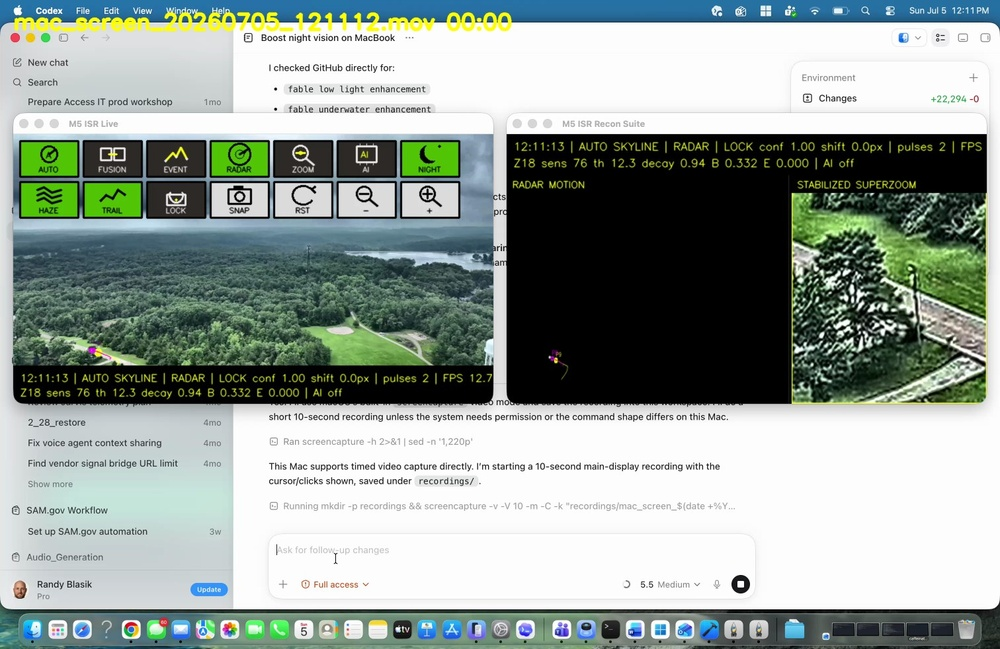
#> input picture analysis/video_review_20260705/sample_frames_5s/mac_screen_20260705_121112_00000s.jpg, 1000 x 649 px, shrunk from 1512 x 982 before the run
$ python -i m5_superres_perceptual.py   (imports and definitions only)   (older library calls are emulated)
#> lines starting #> are read from the running program, lines starting #| are printed output that depends on the picture; after the words box and inside, x2 and y2 are one past the last pixel; in counts of white or black regions, pixels touching at a corner belong together
#> further down, picture is the input picture: shape (649, 1000, 3); mean B, G, R 154.2, 160.2, 149.5
"""Shared direct perceptual gates for SuperRes CLEAR comparisons.

These image-domain proxies screen for coherent source-supported line focus,
smooth-region texture, periodic grid energy, and off-edge halos. They do not
prove recovered physical resolution or previously absent detail.
"""

from __future__ import annotations

from typing import Any

import cv2
import numpy as np


REV1_DETAIL_FOCUS_MIN = 1.02
REV1_CLEANUP_FOCUS_MIN = 0.995
REV1_CLEANUP_RATIO_MAX = 0.85
REV1_TEXTURE_RATIO_MAX = 1.15
REV1_GRID_RATIO_MAX = 1.50
REV1_HALO_RATIO_MAX = 1.20


def _luma_float(image: np.ndarray) -> np.ndarray:
    if image.ndim != 3 or image.shape[2] != 3:
        raise ValueError(f"expected BGR image, got shape {image.shape!r}")
    return cv2.cvtColor(image, cv2.COLOR_BGR2YCrCb)[:, :, 0].astype(np.float32)


def _structure_tensor(
    luminance: np.ndarray,
) -> tuple[np.ndarray, np.ndarray, np.ndarray, np.ndarray]:
    softened = cv2.GaussianBlur(luminance, (0, 0), 0.65)
    gx = cv2.Scharr(softened, cv2.CV_32F, 1, 0)
    gy = cv2.Scharr(softened, cv2.CV_32F, 0, 1)
    jxx = cv2.GaussianBlur(gx * gx, (0, 0), 1.4)
    jyy = cv2.GaussianBlur(gy * gy, (0, 0), 1.4)
    jxy = cv2.GaussianBlur(gx * gy, (0, 0), 1.4)
    magnitude = cv2.magnitude(gx, gy)
    coherence = np.sqrt(
        np.square(jxx - jyy) + 4.0 * np.square(jxy)
    ) / (jxx + jyy + 1e-6)
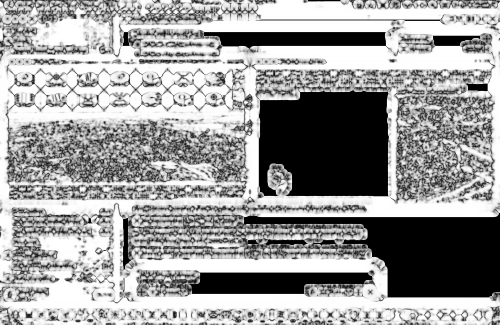
#> coherence: shape (649, 1000) float32 (shown at 1/2 size); min 0, max 1, mean 0.614
    return gx, gy, magnitude, np.clip(coherence, 0.0, 1.0)


def perceptual_masks(source: np.ndarray) -> dict[str, Any]:
    source_y = _luma_float(source)
    source_gx, source_gy, source_mag, source_coherence = _structure_tensor(
        source_y
    )
    line_floor = float(np.percentile(source_mag, 72.0))
#> line_floor = 250.7
    line_mask = (source_mag >= line_floor) & (source_coherence >= 0.55)
#> line_mask: shape (649, 1000) bool; 18.7% white; 2304 white regions (1612 under 20 px), largest, box (x1, y1, x2, y2) and area: (795, 201, 989, 405) 8215, (10, 142, 398, 223) 7926, (0, 598, 1000, 649) 7142
    line_mask[:5, :] = False
    line_mask[-5:, :] = False
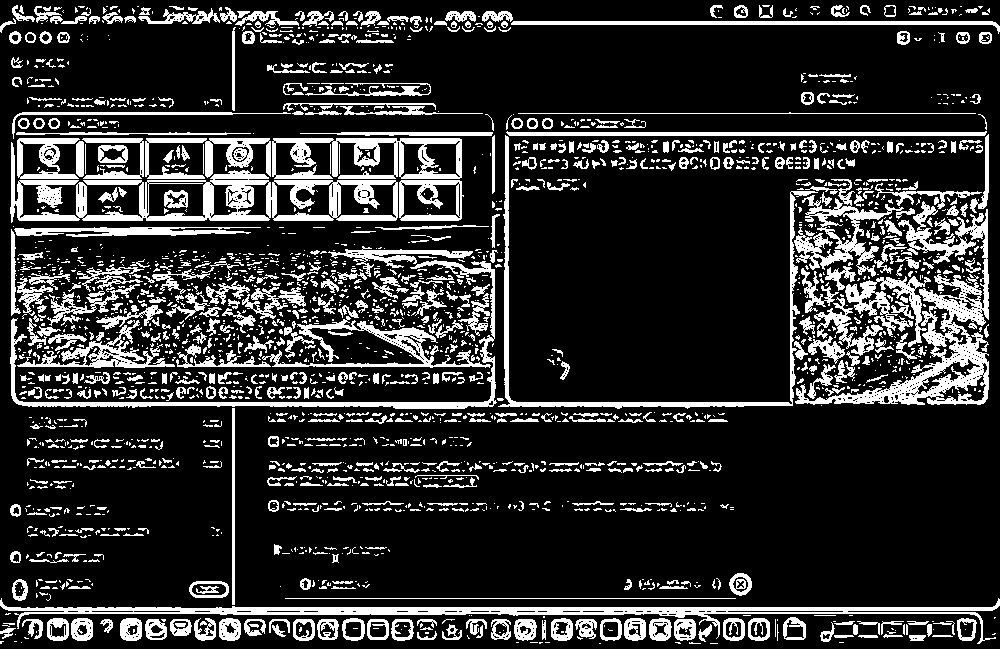
#> line_mask: shape (649, 1000) bool; 18.5% white; 2264 white regions (1586 under 20 px), largest, box (x1, y1, x2, y2) and area: (795, 201, 989, 405) 8215, (10, 142, 398, 223) 7926, (0, 598, 1000, 644) 6854
    line_mask[:, :5] = False
#> line_mask: shape (649, 1000) bool; 18.4% white; 2263 white regions (1585 under 20 px), largest, box (x1, y1, x2, y2) and area: (795, 201, 989, 405) 8215, (10, 142, 398, 223) 7926, (5, 598, 1000, 644) 6824
    line_mask[:, -5:] = False
#> line_mask: shape (649, 1000) bool; 18.4% white; 2263 white regions (1585 under 20 px), largest, box (x1, y1, x2, y2) and area: (795, 201, 989, 405) 8215, (10, 142, 398, 223) 7926, (5, 606, 995, 644) 6789
    if int(np.count_nonzero(line_mask)) < max(64, source_y.size // 200):
        positive = source_mag[source_mag > 1e-3]
        if positive.size:
            line_floor = float(np.percentile(positive, 60.0))
            line_mask = source_mag >= line_floor
        else:
            line_floor = 0.0
            line_mask = np.zeros_like(source_mag, dtype=bool)
        line_mask[:5, :] = False
        line_mask[-5:, :] = False
        line_mask[:, :5] = False
        line_mask[:, -5:] = False

    range_kernel = np.ones((9, 9), np.uint8)
    local_range = (
        cv2.dilate(source_y, range_kernel)
        - cv2.erode(source_y, range_kernel)
    )
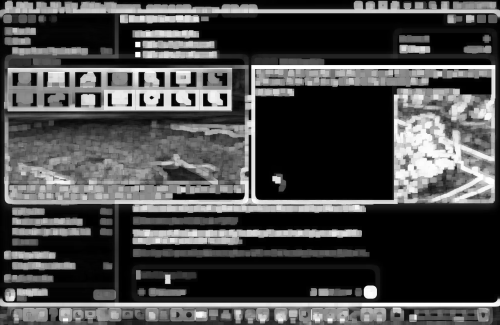
#> local_range: shape (649, 1000) float32 (shown at 1/2 size); min 0, max 255, mean 74.1
    smooth_mag_floor = float(np.percentile(source_mag, 45.0))
#> smooth_mag_floor = 15.9
    smooth_range_floor = float(np.percentile(local_range, 55.0))
#> smooth_range_floor = 63
    smooth_mask = (
        (source_mag <= smooth_mag_floor)
        & (local_range <= smooth_range_floor)
    )
#> smooth_mask: shape (649, 1000) bool; 41.4% white; 1043 white regions (921 under 20 px), largest, box (x1, y1, x2, y2) and area: (236, 407, 1000, 605) 79556, (511, 154, 983, 400) 64414, (236, 27, 1000, 131) 36041
    smooth_mask = cv2.erode(
        smooth_mask.astype(np.uint8),
        np.ones((3, 3), np.uint8),
    ).astype(bool)
#> smooth_mask: shape (649, 1000) bool; 35.5% white; 271 white regions (157 under 20 px), largest, box (x1, y1, x2, y2) and area: (237, 410, 1000, 604) 73650, (512, 172, 785, 399) 59143, (272, 537, 752, 596) 21988
    smooth_mask[:8, :] = False
    smooth_mask[-8:, :] = False
    smooth_mask[:, :8] = False
    smooth_mask[:, -8:] = False
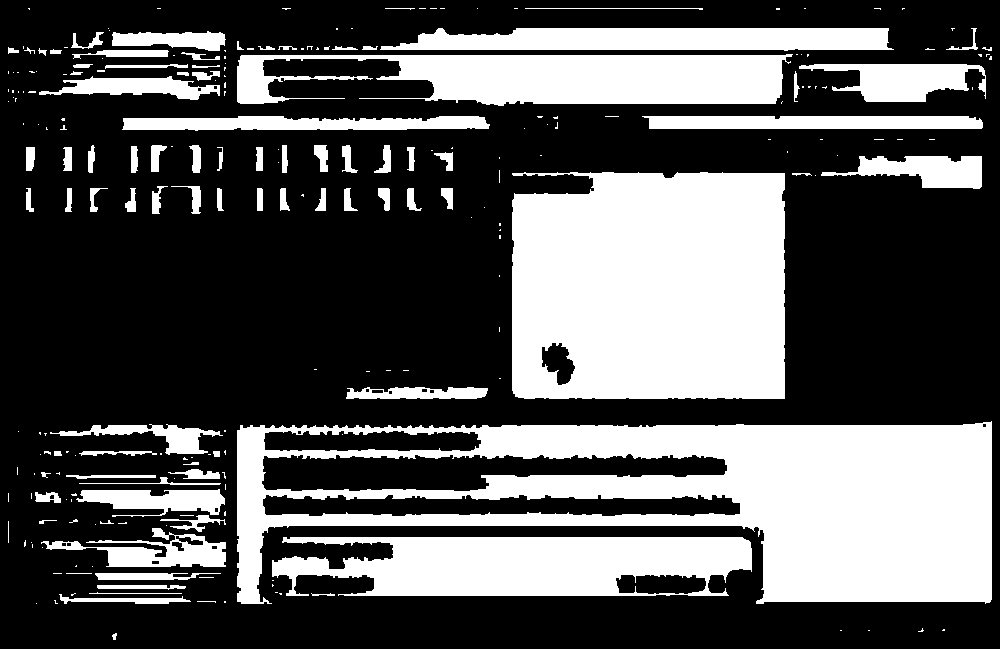
#> smooth_mask: shape (649, 1000) bool; 34.5% white; 241 white regions (153 under 20 px), largest, box (x1, y1, x2, y2) and area: (237, 421, 992, 604) 72214, (512, 172, 785, 399) 59143, (272, 537, 752, 596) 21988
    if int(np.count_nonzero(smooth_mask)) < max(64, source_y.size // 200):
        smooth_mask = source_mag <= float(np.percentile(source_mag, 25.0))
        smooth_mask[:8, :] = False
        smooth_mask[-8:, :] = False
        smooth_mask[:, :8] = False
        smooth_mask[:, -8:] = False

    line_u_x = source_gx / (source_mag + 1e-6)
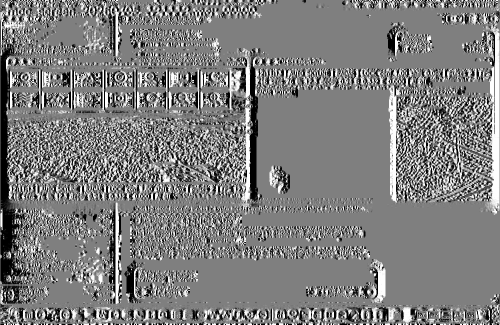
#> line_u_x: shape (649, 1000) float32 (shown at 1/2 size); min -1, max 1, mean -0.00746; drawn with min black and max white
    line_u_y = source_gy / (source_mag + 1e-6)
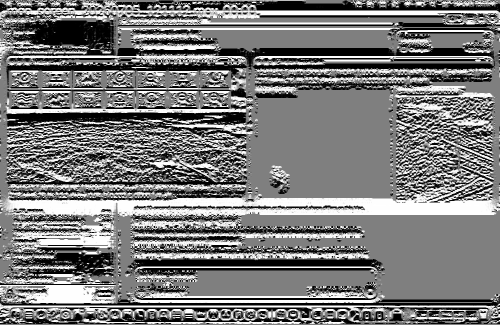
#> line_u_y: shape (649, 1000) float32 (shown at 1/2 size); min -1, max 1, mean -0.0339; drawn with min black and max white
    line_weights = source_mag * source_coherence * line_mask
    line_u8 = line_mask.astype(np.uint8)
    halo_mask = (
        cv2.dilate(line_u8, np.ones((9, 9), np.uint8)).astype(bool)
        & ~cv2.dilate(line_u8, np.ones((5, 5), np.uint8)).astype(bool)
    )
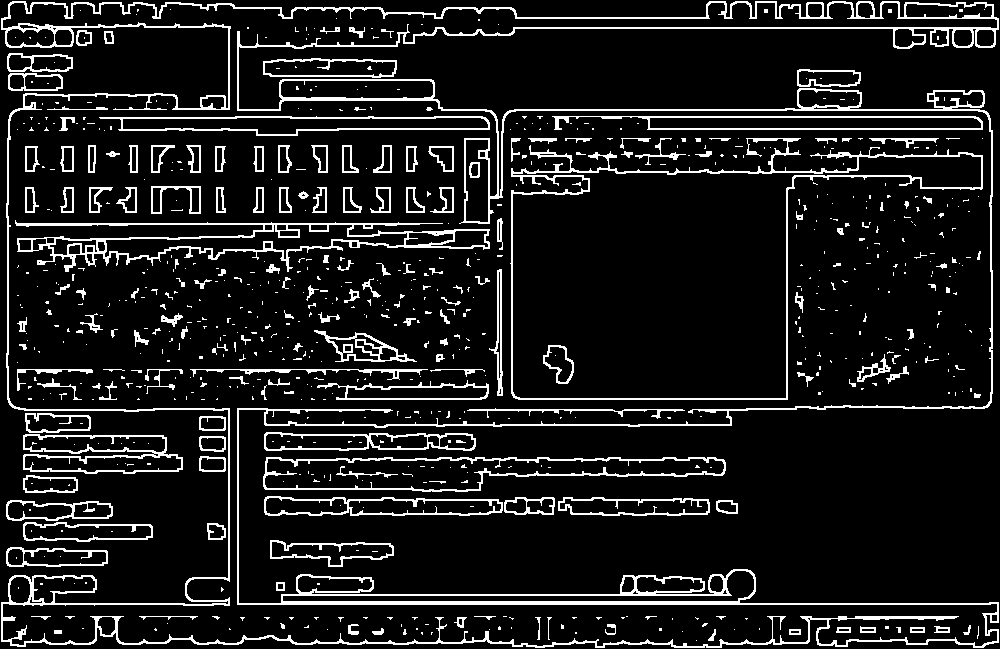
#> halo_mask: shape (649, 1000) bool; 10.6% white in thin lines or dots
    return {
        "source_y": source_y,
        "line_u_x": line_u_x,
        "line_u_y": line_u_y,
        "line_weights": line_weights,
        "line_mask": line_mask,
        "smooth_mask": smooth_mask,
        "halo_mask": halo_mask,
        "line_gradient_floor": line_floor,
        "smooth_gradient_floor": smooth_mag_floor,
        "smooth_range_floor": smooth_range_floor,
    }


# [254 lines left out: functions _coherent_line_focus, _smooth_texture_rms, _periodic_grid_score, _halo_score, perceptual_metrics, classify_rev1_material_win, not called in this run]

>>> import cv2
>>> picture = cv2.imread('analysis/video_review_20260705/sample_frames_5s/mac_screen_20260705_121112_00000s.jpg')
>>> result = perceptual_masks(picture)
#> result = 10 items

$ run again, on analysis/video_review_20260705/sample_frames_5s/mac_screen_20260705_121157_10min_00000s.jpg
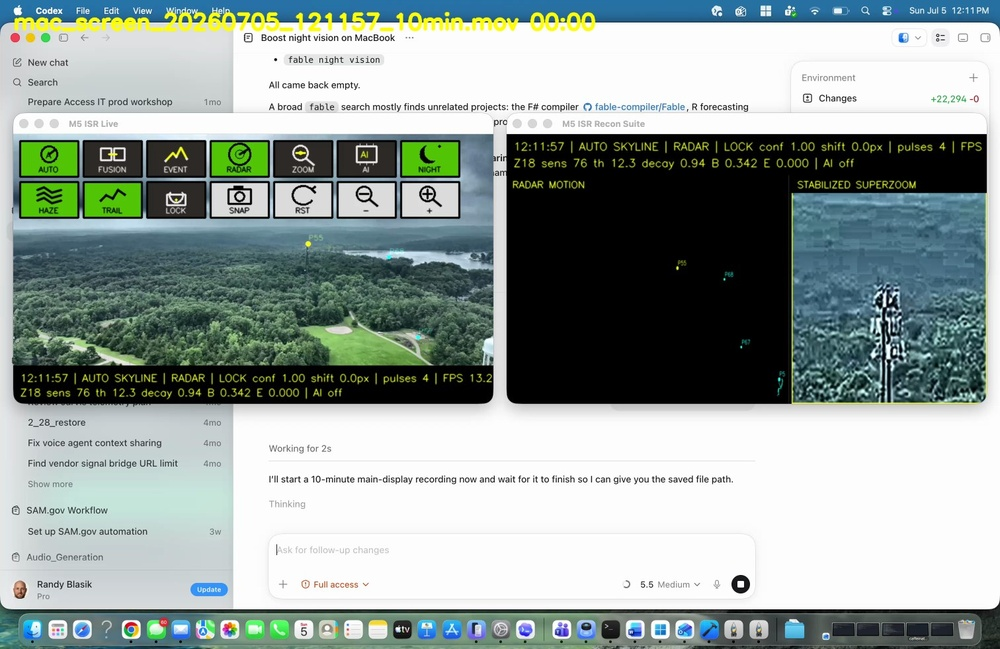
#> input picture analysis/video_review_20260705/sample_frames_5s/mac_screen_20260705_121157_10min_00000s.jpg, 1000 x 649 px, shrunk from 1512 x 982 before the run
#> picture is the input picture: shape (649, 1000, 3); mean B, G, R 157, 160.7, 149.1
#> line_floor = 197.1
#> in perceptual_masks, `line_mask = (source_mag >= line_floor) & (source_coherence >= 0.55)`:
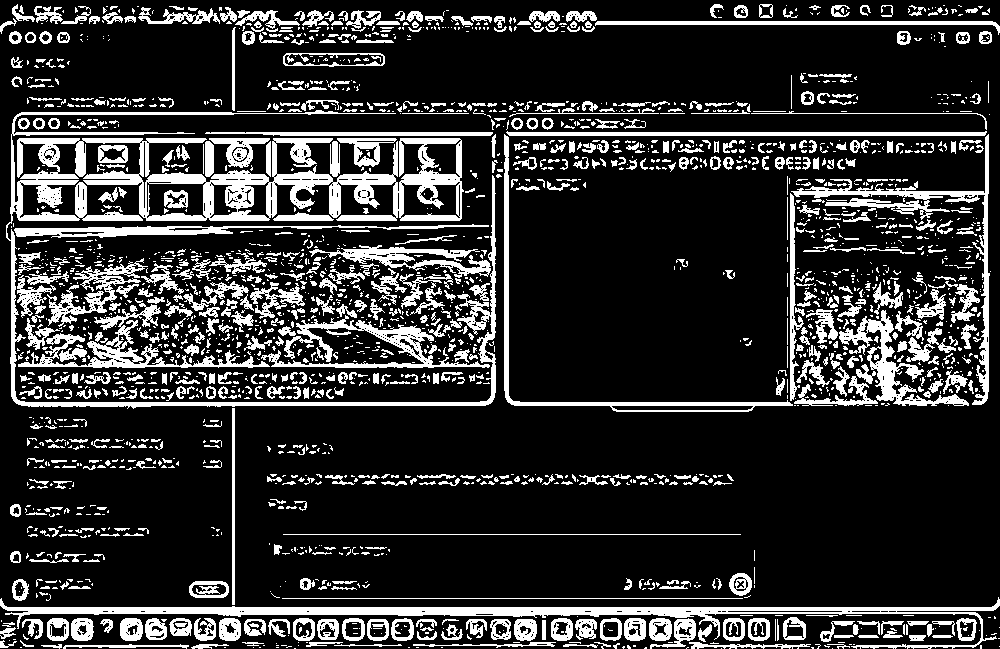
#> line_mask: shape (649, 1000) bool; 18.9% white; 2174 white regions (1478 under 20 px), largest, box (x1, y1, x2, y2) and area: (6, 110, 496, 409) 20869, (0, 597, 1000, 649) 7981, (791, 134, 990, 405) 3689
#> smooth_mag_floor = 14.66
#> smooth_range_floor = 42
#> in perceptual_masks, `halo_mask = ( cv2.dilate(line_u8, np.ones((9, 9), np.uint8)).astype(bo..`:
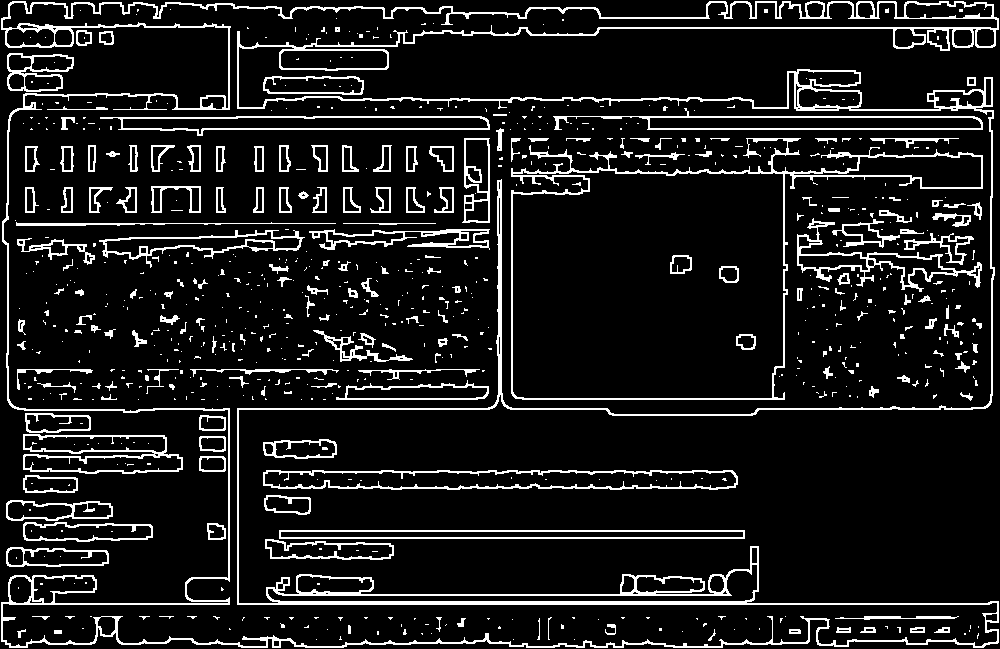
#> halo_mask: shape (649, 1000) bool; 10.6% white in thin lines or dots
#> result = 10 items

$ run again, on analysis/video_review_20260705/sample_frames_5s/mac_screen_20260705_121157_10min_00060s.jpg
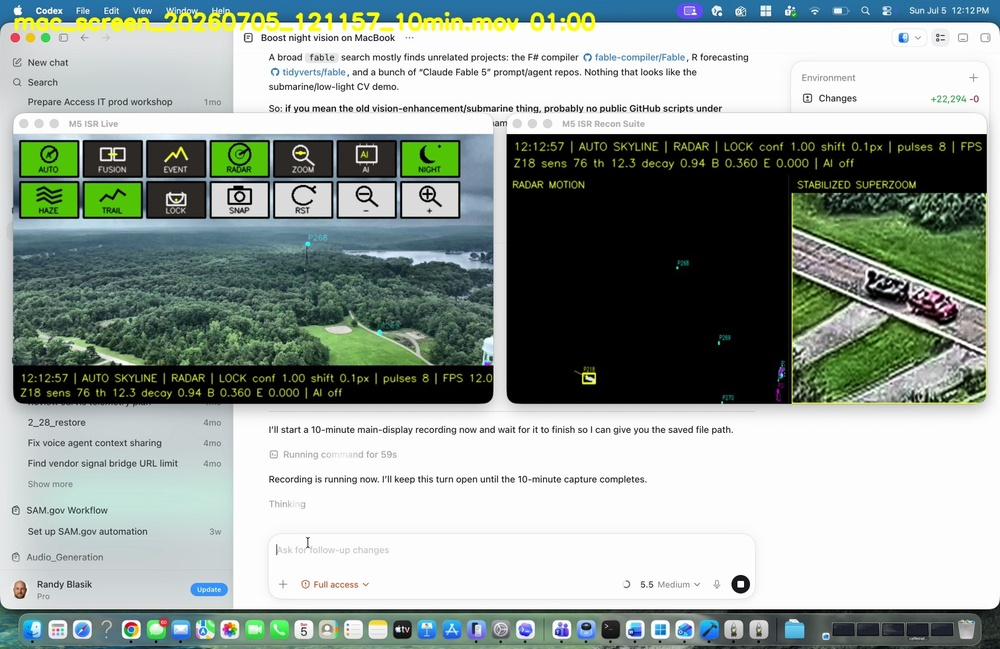
#> input picture analysis/video_review_20260705/sample_frames_5s/mac_screen_20260705_121157_10min_00060s.jpg, 1000 x 649 px, shrunk from 1512 x 982 before the run
#> picture is the input picture: shape (649, 1000, 3); mean B, G, R 154.5, 160.8, 150.2
#> line_floor = 257.6
#> in perceptual_masks, `line_mask[-5:, :] = False`:
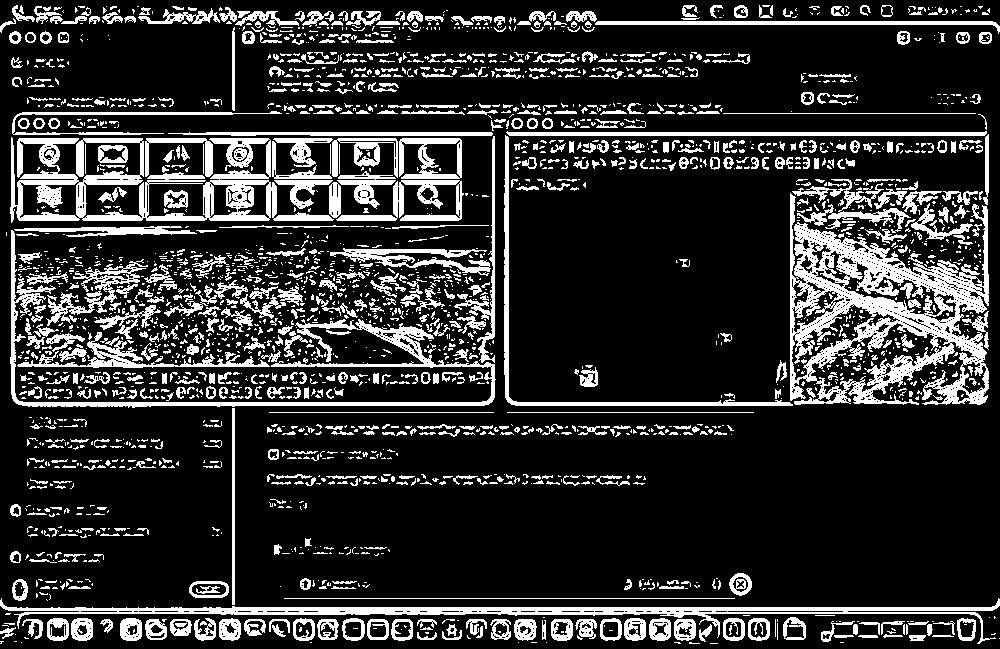
#> line_mask: shape (649, 1000) bool; 18.8% white; 2408 white regions (1702 under 20 px), largest, box (x1, y1, x2, y2) and area: (790, 193, 989, 405) 16831, (10, 137, 334, 223) 9151, (0, 598, 1000, 644) 6722
#> smooth_mag_floor = 17.51
#> smooth_range_floor = 69
#> in perceptual_masks, `halo_mask = ( cv2.dilate(line_u8, np.ones((9, 9), np.uint8)).astype(bo..`:
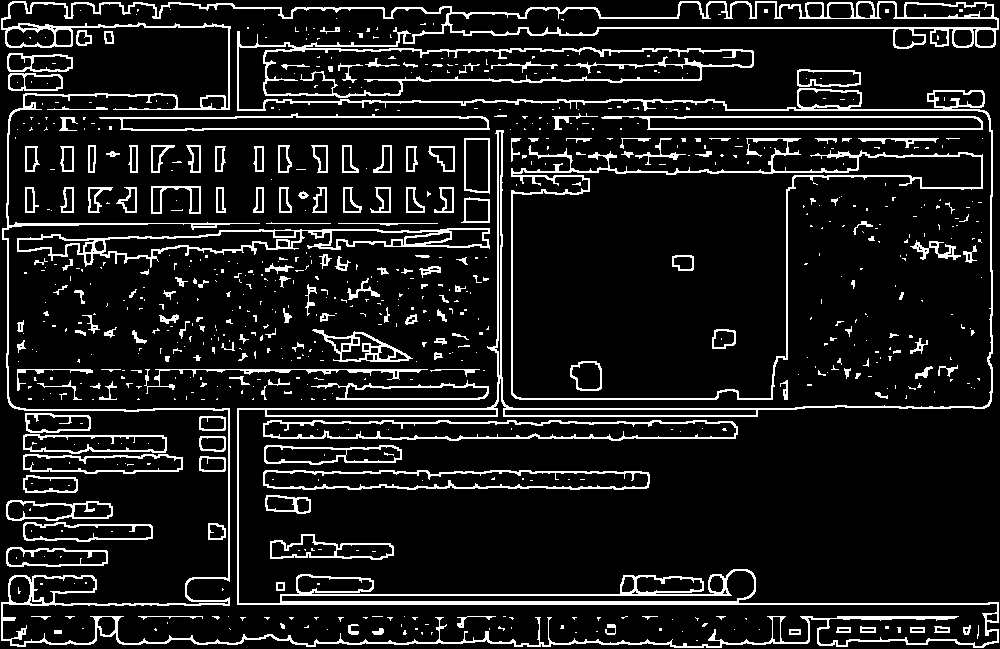
#> halo_mask: shape (649, 1000) bool; 11% white in thin lines or dots
#> result = 10 items
